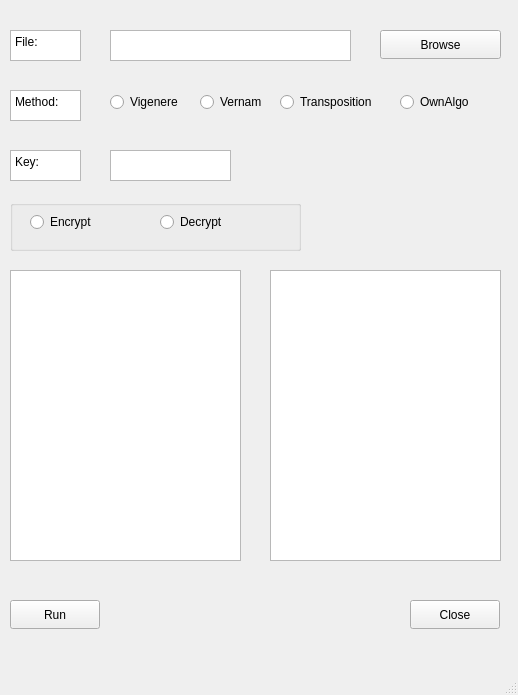
<?xml version="1.0" encoding="UTF-8"?>
<ui version="4.0">
 <class>MainWindow</class>
 <widget class="QMainWindow" name="MainWindow">
  <property name="geometry">
   <rect>
    <x>0</x>
    <y>0</y>
    <width>518</width>
    <height>695</height>
   </rect>
  </property>
  <property name="windowTitle">
   <string>MainWindow</string>
  </property>
  <widget class="QWidget" name="centralwidget">
   <widget class="QPlainTextEdit" name="plainTextEdit">
    <property name="geometry">
     <rect>
      <x>10</x>
      <y>90</y>
      <width>71</width>
      <height>31</height>
     </rect>
    </property>
    <property name="verticalScrollBarPolicy">
     <enum>Qt::ScrollBarAlwaysOff</enum>
    </property>
    <property name="plainText">
     <string>Method:</string>
    </property>
   </widget>
   <widget class="QPushButton" name="pushButton">
    <property name="geometry">
     <rect>
      <x>380</x>
      <y>30</y>
      <width>121</width>
      <height>29</height>
     </rect>
    </property>
    <property name="text">
     <string>Browse</string>
    </property>
   </widget>
   <widget class="QPlainTextEdit" name="plainTextEdit_2">
    <property name="geometry">
     <rect>
      <x>10</x>
      <y>30</y>
      <width>71</width>
      <height>31</height>
     </rect>
    </property>
    <property name="autoFillBackground">
     <bool>false</bool>
    </property>
    <property name="verticalScrollBarPolicy">
     <enum>Qt::ScrollBarAlwaysOff</enum>
    </property>
    <property name="plainText">
     <string>File:</string>
    </property>
   </widget>
   <widget class="QPlainTextEdit" name="plainTextEdit_3">
    <property name="geometry">
     <rect>
      <x>10</x>
      <y>150</y>
      <width>71</width>
      <height>31</height>
     </rect>
    </property>
    <property name="autoFillBackground">
     <bool>false</bool>
    </property>
    <property name="verticalScrollBarPolicy">
     <enum>Qt::ScrollBarAlwaysOff</enum>
    </property>
    <property name="plainText">
     <string>Key:</string>
    </property>
   </widget>
   <widget class="QPlainTextEdit" name="plainTextEdit_4">
    <property name="geometry">
     <rect>
      <x>110</x>
      <y>150</y>
      <width>121</width>
      <height>31</height>
     </rect>
    </property>
    <property name="verticalScrollBarPolicy">
     <enum>Qt::ScrollBarAlwaysOff</enum>
    </property>
    <property name="horizontalScrollBarPolicy">
     <enum>Qt::ScrollBarAsNeeded</enum>
    </property>
   </widget>
   <widget class="QPushButton" name="btn_Run">
    <property name="geometry">
     <rect>
      <x>10</x>
      <y>600</y>
      <width>90</width>
      <height>29</height>
     </rect>
    </property>
    <property name="text">
     <string>Run</string>
    </property>
   </widget>
   <widget class="QPushButton" name="pushButton_3">
    <property name="geometry">
     <rect>
      <x>410</x>
      <y>600</y>
      <width>90</width>
      <height>29</height>
     </rect>
    </property>
    <property name="text">
     <string>Close</string>
    </property>
   </widget>
   <widget class="QPlainTextEdit" name="plainTextEdit_5">
    <property name="geometry">
     <rect>
      <x>110</x>
      <y>30</y>
      <width>241</width>
      <height>31</height>
     </rect>
    </property>
    <property name="verticalScrollBarPolicy">
     <enum>Qt::ScrollBarAsNeeded</enum>
    </property>
    <property name="horizontalScrollBarPolicy">
     <enum>Qt::ScrollBarAlwaysOff</enum>
    </property>
   </widget>
   <widget class="QRadioButton" name="rad_Vig">
    <property name="geometry">
     <rect>
      <x>110</x>
      <y>90</y>
      <width>81</width>
      <height>24</height>
     </rect>
    </property>
    <property name="text">
     <string>Vigenere</string>
    </property>
   </widget>
   <widget class="QRadioButton" name="rad_Ver">
    <property name="geometry">
     <rect>
      <x>200</x>
      <y>90</y>
      <width>71</width>
      <height>24</height>
     </rect>
    </property>
    <property name="text">
     <string>Vernam</string>
    </property>
   </widget>
   <widget class="QRadioButton" name="rad_Tra">
    <property name="geometry">
     <rect>
      <x>280</x>
      <y>90</y>
      <width>108</width>
      <height>24</height>
     </rect>
    </property>
    <property name="text">
     <string>Transposition</string>
    </property>
   </widget>
   <widget class="QRadioButton" name="rad_Own">
    <property name="geometry">
     <rect>
      <x>400</x>
      <y>90</y>
      <width>108</width>
      <height>24</height>
     </rect>
    </property>
    <property name="text">
     <string>OwnAlgo</string>
    </property>
   </widget>
   <widget class="QGroupBox" name="groupBox">
    <property name="geometry">
     <rect>
      <x>10</x>
      <y>200</y>
      <width>291</width>
      <height>51</height>
     </rect>
    </property>
    <property name="title">
     <string/>
    </property>
    <widget class="QRadioButton" name="radioButton_2">
     <property name="geometry">
      <rect>
       <x>150</x>
       <y>10</y>
       <width>108</width>
       <height>24</height>
      </rect>
     </property>
     <property name="text">
      <string>Decrypt</string>
     </property>
    </widget>
    <widget class="QRadioButton" name="radioButton">
     <property name="geometry">
      <rect>
       <x>20</x>
       <y>10</y>
       <width>108</width>
       <height>24</height>
      </rect>
     </property>
     <property name="text">
      <string>Encrypt</string>
     </property>
    </widget>
   </widget>
   <widget class="QPlainTextEdit" name="plainTextEdit_Plain">
    <property name="geometry">
     <rect>
      <x>10</x>
      <y>270</y>
      <width>231</width>
      <height>291</height>
     </rect>
    </property>
   </widget>
   <widget class="QPlainTextEdit" name="plainTextEdit_Cipher">
    <property name="geometry">
     <rect>
      <x>270</x>
      <y>270</y>
      <width>231</width>
      <height>291</height>
     </rect>
    </property>
   </widget>
  </widget>
  <widget class="QMenuBar" name="menubar">
   <property name="geometry">
    <rect>
     <x>0</x>
     <y>0</y>
     <width>518</width>
     <height>24</height>
    </rect>
   </property>
  </widget>
  <widget class="QStatusBar" name="statusbar"/>
 </widget>
 <resources/>
 <connections/>
</ui>
